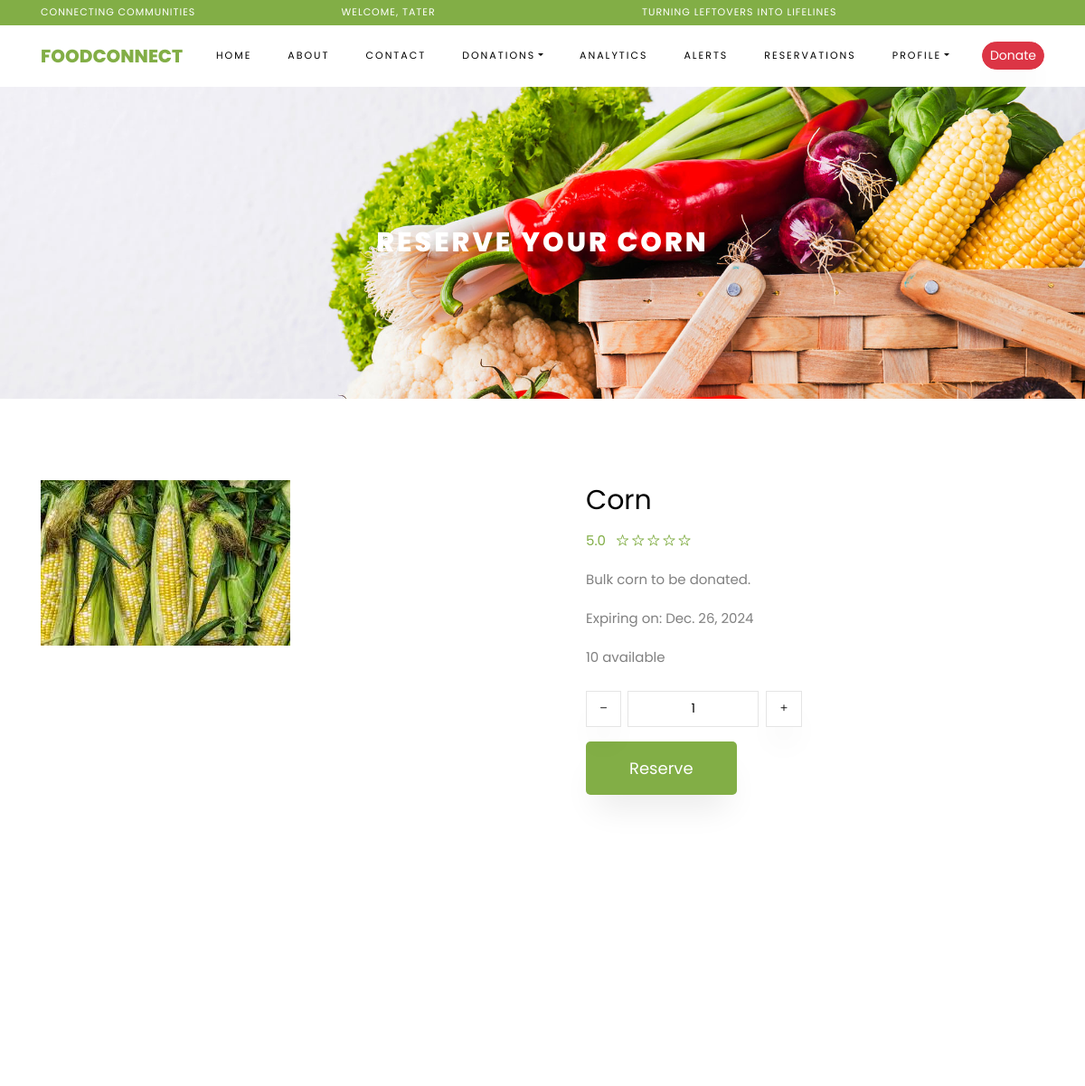
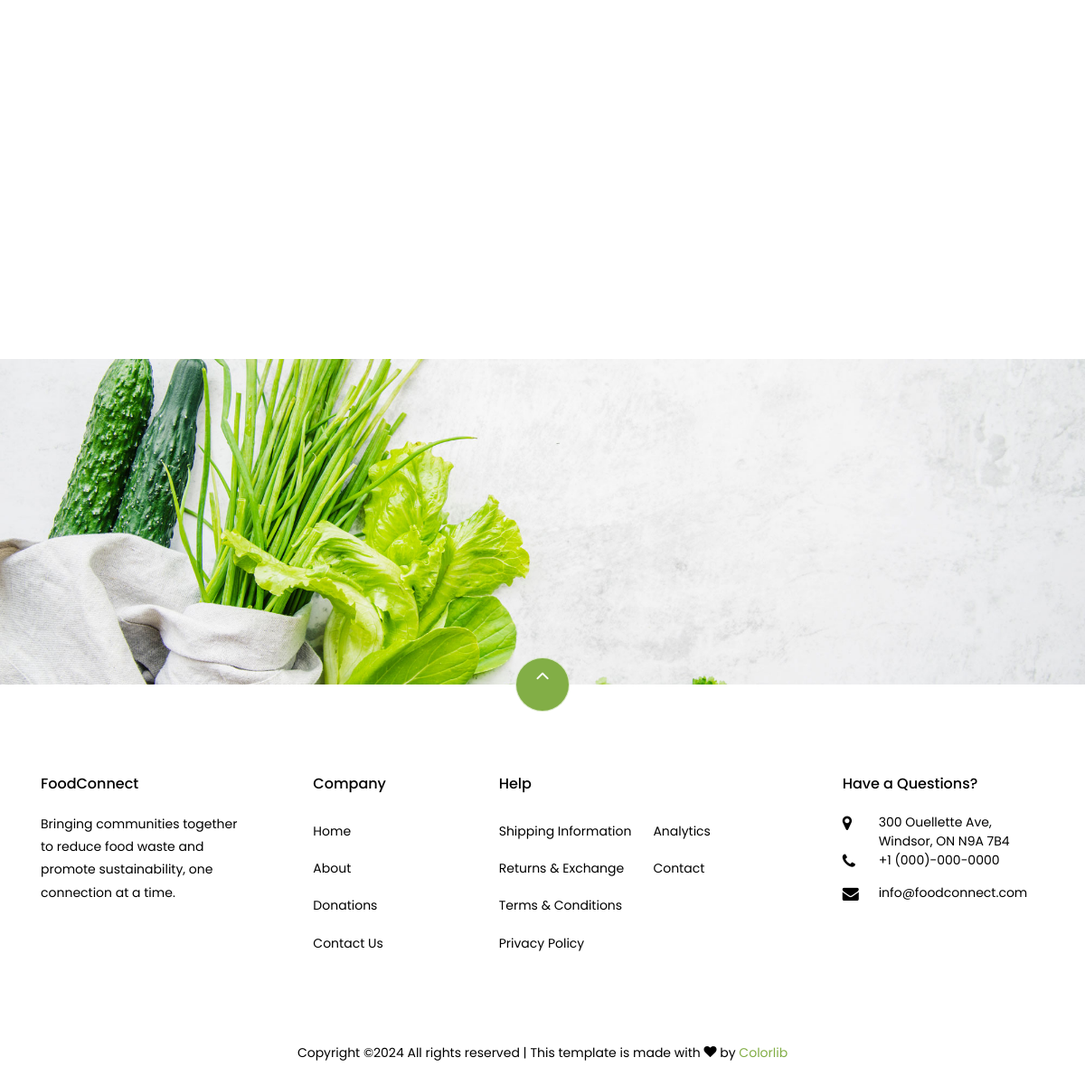
Screenshot of /donations/product_detail/20/ (signed in) with the database file from the repository (2 pictures, top to bottom).
### donations/models.py (models this page shows, shortened)
class Product(models.Model):
    UNIT_CHOICES = [
        ('g', 'Grams'),
        ('kg', 'Kilograms'),
        ('liters', 'Liters'),
        ('ml', 'Milliliters'),
    ]
    name = models.CharField(max_length=100)
    donated_by = models.ForeignKey(User, on_delete=models.SET_NULL, null=True)
    description = models.TextField(null=True, blank=True)
    category = models.ForeignKey(Category, on_delete=models.CASCADE, related_name='category')
    quantity = models.PositiveIntegerField()
    weight = models.PositiveIntegerField()
    unit = models.CharField(max_length=10, choices=UNIT_CHOICES)
    rating = models.PositiveIntegerField(default=0)
    amount_donated = models.PositiveIntegerField(default=0)
    expiry_date = models.DateField(blank=True, null=True)
    image = models.ImageField(upload_to='product_images/', blank=True, null=True)
    date_created = models.DateTimeField(auto_now_add=True)

### donations/views.py (the view)
# urls.py: path('product_detail/<int:product_id>/', views.product_view, name='product_detail' ),
@login_required
def product_view(request, product_id):
    product = get_object_or_404(Product, pk=product_id)
    related_products = Product.objects.filter(category=product.category).exclude(pk=product_id)
    return render(request, '../templates/donations/product_detail.html', {'product': product, 'related_products': related_products})

### templates/donations/product_detail.html (shortened to what this page needs)
{% extends 'webpages/base.html' %}
{% load static %}
{% block content %}
    <div class="hero-wrap hero-bread" style="background-image: url('{% static "images/bg_1.jpg" %}');">
      <div class="container">
        <div class="row no-gutters slider-text align-items-center justify-content-center">
          <div class="col-md-9 ftco-animate text-center">
            <h1 class="mb-0 bread">Reserve your {{ product.name }}</h1>
          </div>
        </div>
      </div>
    </div>
    <section class="ftco-section">
    	<div class="container">
    		<div class="row">
    			<div class="col-lg-6 mb-5 ftco-animate">
    				<a href="images/product-1.jpg" class="image-popup">
                        {% if product.image %}
                            <img class="img-fluid" src="{{ product.image.url }}" alt="{{ product.name }}">
                        {% else %}
                            <img class="img-fluid" src="{% static 'images/default-foodbox.jpg' %}" alt="Default Image">
                        {% endif %}
                    </a>
    			</div>
    			<div class="col-lg-6 product-details pl-md-5 ftco-animate">
    				<h3>{{ product.name }}</h3>
    				<div class="rating d-flex">
							<p class="text-left mr-4">
								<a href="#" class="mr-2">5.0</a>
								<a href="#"><span class="ion-ios-star-outline"></span></a>
								<a href="#"><span class="ion-ios-star-outline"></span></a>
								<a href="#"><span class="ion-ios-star-outline"></span></a>
								<a href="#"><span class="ion-ios-star-outline"></span></a>
								<a href="#"><span class="ion-ios-star-outline"></span></a>
							</p>
                    </div>
    				<p>{{ product.description }}</p>
                    <p>Expiring on: {{ product.expiry_date }}</p>
	          		<p>{{ product.quantity }} available</p>
                    <div class="row mt-4">
                        <div class="input-group col-md-6 d-flex mb-3">
	             	        <span class="input-group-btn mr-2">
	                	        <button type="button" class="quantity-left-minus btn"  data-type="minus" data-field="">
                                    <i class="ion-ios-remove"></i>
	                	        </button>
	            		    </span>
	             	        <input type="text" id="quantity" name="quantity" class="form-control input-number" value="1" min="1" max="{{ product.quantity }}" readonly>
	             	        <span class="input-group-btn ml-2">
	                	        <button type="button" class="quantity-right-plus btn" data-type="plus" data-field="">
	                                <i class="ion-ios-add"></i>
	                             </button>
	             	        </span>
	          	        </div>
          	        </div>
          	        <p>
                         <a id="placeOrderBtn" href="#" class="btn btn-primary btn-lg py-3 px-5">Reserve</a>
                    </p>
                    </div>
    		</div>
    	</div>
    </section>
    {% if related_products %}
        <section class="ftco-section">
            <div class="container">
                <div class="row justify-content-center mb-3 pb-3">
                </div>
            </div>
            <div class="container">
                <div class="row">
                </div>
            </div>
        </section>
    {% endif %}
{% endblock %}

### templates/webpages/base.html (shortened to what this page needs)
{% load static %}
<!DOCTYPE html>
<html lang="en">
  <head>
    <link href="https://cdn.jsdelivr.net/npm/bootstrap@5.2.3/dist/css/bootstrap.min.css" rel="stylesheet">
      <link rel="stylesheet" href="{% static 'css/animate.css' %}">
    <link rel="stylesheet" href="{% static 'css/owl.carousel.min.css' %}">
    <link rel="stylesheet" href="{% static 'css/owl.theme.default.min.css' %}">
    <link rel="stylesheet" href="{% static 'css/magnific-popup.css' %}">
    <link rel="stylesheet" href="{% static 'css/aos.css' %}">
    <link rel="stylesheet" href="{% static 'css/ionicons.min.css' %}">
    <link rel="stylesheet" href="{% static 'css/bootstrap-datepicker.css' %}">
    <link rel="stylesheet" href="{% static 'css/jquery.timepicker.css' %}">
    <link rel="stylesheet" href="{% static 'css/flaticon.css' %}">
    <link rel="stylesheet" href="{% static 'css/icomoon.css' %}">
    <link rel="stylesheet" href="{% static 'css/style.css' %}">
      <link href="https://cdnjs.cloudflare.com/ajax/libs/font-awesome/5.15.4/css/all.min.css" rel="stylesheet">
  </head>
  <body class="goto-here">
    <div class="py-1 bg-primary">
    	<div class="container">
    		<div class="row no-gutters d-flex align-items-start align-items-center px-md-0">
	    		<div class="col-lg-12 d-block">
		    		<div class="row d-flex">
		    			<div class="col-md pr-4 d-flex topper align-items-center">
						    <span class="text">Connecting Communities</span>
					    </div>
					    <div class="col-md pr-4 d-flex topper align-items-center">
						    {% if request.user.is_authenticated %}
                                <span class="text">Welcome, {{ request.user.username }}</span>
                            {% else %}
                                <span class="text">Promoting Sustainability</span>
                            {% endif %}
					    </div>
					    <div class="col-md-5 pr-4 d-flex topper align-items-center">
						    <span class="text">Turning Leftovers into Lifelines</span>
					    </div>
				    </div>
			    </div>
		    </div>
		  </div>
    </div>
    {%  include 'webpages/navbar.html' %}
        {% block content %}
        {% endblock %}
    <section class="ftco-section img" style="background-image: url('{% static "images/bg_3.jpg" %}');">
    	<div class="container">
            <div class="row justify-content-end">
            </div>
    	</div>
    </section>
    <footer class="ftco-footer ftco-section">
      <div class="container">
      	<div class="row">
      		<div class="mouse">
                <a href="#" class="mouse-icon">
                    <div class="mouse-wheel"><span class="ion-ios-arrow-up"></span></div>
                </a>
            </div>
      	</div>
        <div class="row mb-5">
          <div class="col-md">
            <div class="ftco-footer-widget mb-4">
              <h2 class="ftco-heading-2">FoodConnect</h2>
              <p>Bringing communities together to reduce food waste and promote sustainability, one connection at a time.</p>
            </div>
          </div>
          <div class="col-md">
            <div class="ftco-footer-widget mb-4 ml-md-5">
              <h2 class="ftco-heading-2">Company</h2>
              <ul class="list-unstyled">
                <li><a href="{% url 'landing' %}" class="py-2 d-block">Home</a></li>
                <li><a href="{% url 'about' %}" class="py-2 d-block">About</a></li>
                <li><a href="{% url 'donations' %}" class="py-2 d-block">Donations</a></li>
                <li><a href="{% url 'contact_us' %}"class="py-2 d-block">Contact Us</a></li>
              </ul>
            </div>
          </div>
          <div class="col-md-4">
             <div class="ftco-footer-widget mb-4">
              <h2 class="ftco-heading-2">Help</h2>
              <div class="d-flex">
	              <ul class="list-unstyled mr-l-5 pr-l-3 mr-4">
	                <li><a href="#" class="py-2 d-block">Shipping Information</a></li>
	                <li><a href="#" class="py-2 d-block">Returns &amp; Exchange</a></li>
	                <li><a href="#" class="py-2 d-block">Terms &amp; Conditions</a></li>
	                <li><a href="#" class="py-2 d-block">Privacy Policy</a></li>
	              </ul>
	              <ul class="list-unstyled">
	                <li><a href="#" class="py-2 d-block">Analytics</a></li>
	                <li><a href="#" class="py-2 d-block">Contact</a></li>
	              </ul>
	            </div>
            </div>
          </div>
          <div class="col-md">
            <div class="ftco-footer-widget mb-4">
            	<h2 class="ftco-heading-2">Have a Questions?</h2>
            	<div class="block-23 mb-3">
	              <ul>
	                <li><span class="icon icon-map-marker"></span><span class="text">300 Ouellette Ave, Windsor, ON N9A 7B4</span></li>
	                <li><a href="#"><span class="icon icon-phone"></span><span class="text">+1 (000)-000-0000</span></a></li>
	                <li><a href="#"><span class="icon icon-envelope"></span><span class="text">info@foodconnect.com</span></a></li>
	              </ul>
	            </div>
            </div>
          </div>
        </div>
        <div class="row">
          <div class="col-md-12 text-center">
            <p>
                Copyright &copy;<script>document.write(new Date().getFullYear());</script> All rights reserved | This template is made with <i class="icon-heart color-danger" aria-hidden="true"></i> by <a href="https://colorlib.com" target="_blank">Colorlib</a>
            </p>
          </div>
        </div>
      </div>
    </footer>
  </body>
</html>

### static/css/icomoon.css (style rules this page uses)
[class^="icon-"], [class*=" icon-"] { font-family: 'icomoon' !important; speak: none; font-style: normal; font-weight: normal; font-variant: normal; text-transform: none; line-height: 1; -webkit-font-smoothing: antialiased; -moz-osx-font-smoothing: grayscale; }
.icon-heart:before { content: "\f004"; }
.icon-map-marker:before { content: "\f041"; }
.icon-phone:before { content: "\f095"; }
.icon-envelope:before { content: "\f0e0"; }

### rows the page displays
Product: name "CORN", image (picture), name "Corn", description "Bulk corn to be donated.", expiry_date "Dec. 26, 2024", quantity "10"

### other values shown
{{ request.user.username }} "TATER"
